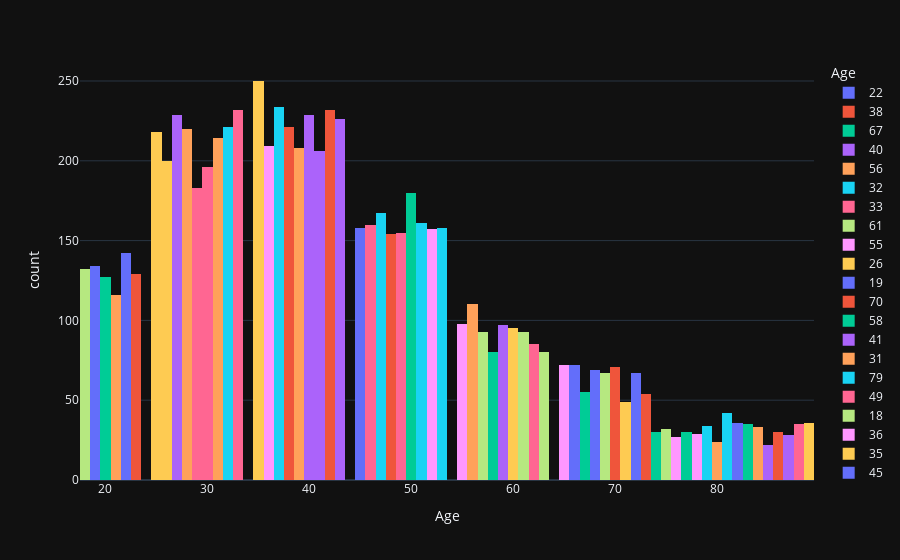

This figure's notebook cell:
### Code cell
fig2 = px.histogram(data,x='Age',color='Age',template='plotly_dark')
fig2.show()

### Figure 1 — Plotly figure (JSON) as saved in the notebook; plotly's stock layout.template omitted (floating-point values rounded to 4 significant figures; data arrays with more than 128 entries replaced by an {"elided": "..."} marker saying what was removed)
{"data": [{"alignmentgroup": "True", "bingroup": "x", "hovertemplate": "Age=%{x}<br>count=%{y}<extra></extra>", "legendgroup": "22", "marker": {"color": "#636efa", "pattern": {"shape": ""}}, "name": "22", "offsetgroup": "22", "orientation": "v", "showlegend": true, "type": "histogram", "x": {"elided": "142 int values"}, "xaxis": "x", "yaxis": "y"}, {"alignmentgroup": "True", "bingroup": "x", "hovertemplate": "Age=%{x}<br>count=%{y}<extra></extra>", "legendgroup": "38", "marker": {"color": "#EF553B", "pattern": {"shape": ""}}, "name": "38", "offsetgroup": "38", "orientation": "v", "showlegend": true, "type": "histogram", "x": {"elided": "221 int values"}, "xaxis": "x", "yaxis": "y"}, {"alignmentgroup": "True", "bingroup": "x", "hovertemplate": "Age=%{x}<br>count=%{y}<extra></extra>", "legendgroup": "67", "marker": {"color": "#00cc96", "pattern": {"shape": ""}}, "name": "67", "offsetgroup": "67", "orientation": "v", "showlegend": true, "type": "histogram", "x": [67, 67, 67, 67, 67, 67, 67, 67, 67, 67, 67, 67, 67, 67, 67, 67, 67, 67, 67, 67, 67, 67, 67, 67, 67, 67, 67, 67, 67, 67, 67, 67, 67, 67, 67, 67, 67, 67, 67, 67, 67, 67, 67, 67, 67, 67, 67, 67, 67, 67, 67, 67, 67, 67, 67], "xaxis": "x", "yaxis": "y"}, {"alignmentgroup": "True", "bingroup": "x", "hovertemplate": "Age=%{x}<br>count=%{y}<extra></extra>", "legendgroup": "40", "marker": {"color": "#ab63fa", "pattern": {"shape": ""}}, "name": "40", "offsetgroup": "40", "orientation": "v", "showlegend": true, "type": "histogram", "x": {"elided": "229 int values"}, "xaxis": "x", "yaxis": "y"}, {"alignmentgroup": "True", "bingroup": "x", "hovertemplate": "Age=%{x}<br>count=%{y}<extra></extra>", "legendgroup": "56", "marker": {"color": "#FFA15A", "pattern": {"shape": ""}}, "name": "56", "offsetgroup": "56", "orientation": "v", "showlegend": true, "type": "histogram", "x": [56, 56, 56, 56, 56, 56, 56, 56, 56, 56, 56, 56, 56, 56, 56, 56, 56, 56, 56, 56, 56, 56, 56, 56, 56, 56, 56, 56, 56, 56, 56, 56, 56, 56, 56, 56, 56, 56, 56, 56, 56, 56, 56, 56, 56, 56, 56, 56, 56, 56, 56, 56, 56, 56, 56, 56, 56, 56, 56, 56, 56, 56, 56, 56, 56, 56, 56, 56, 56, 56, 56, 56, 56, 56, 56, 56, 56, 56, 56, 56, 56, 56, 56, 56, 56, 56, 56, 56, 56, 56, 56, 56, 56, 56, 56, 56, 56, 56, 56, 56, 56, 56, 56, 56, 56, 56, 56, 56, 56, 56], "xaxis": "x", "yaxis": "y"}, {"alignmentgroup": "True", "bingroup": "x", "hovertemplate": "Age=%{x}<br>count=%{y}<extra></extra>", "legendgroup": "32", "marker": {"color": "#19d3f3", "pattern": {"shape": ""}}, "name": "32", "offsetgroup": "32", "orientation": "v", "showlegend": true, "type": "histogram", "x": {"elided": "221 int values"}, "xaxis": "x", "yaxis": "y"}, {"alignmentgroup": "True", "bingroup": "x", "hovertemplate": "Age=%{x}<br>count=%{y}<extra></extra>", "legendgroup": "33", "marker": {"color": "#FF6692", "pattern": {"shape": ""}}, "name": "33", "offsetgroup": "33", "orientation": "v", "showlegend": true, "type": "histogram", "x": {"elided": "232 int values"}, "xaxis": "x", "yaxis": "y"}, {"alignmentgroup": "True", "bingroup": "x", "hovertemplate": "Age=%{x}<br>count=%{y}<extra></extra>", "legendgroup": "61", "marker": {"color": "#B6E880", "pattern": {"shape": ""}}, "name": "61", "offsetgroup": "61", "orientation": "v", "showlegend": true, "type": "histogram", "x": [61, 61, 61, 61, 61, 61, 61, 61, 61, 61, 61, 61, 61, 61, 61, 61, 61, 61, 61, 61, 61, 61, 61, 61, 61, 61, 61, 61, 61, 61, 61, 61, 61, 61, 61, 61, 61, 61, 61, 61, 61, 61, 61, 61, 61, 61, 61, 61, 61, 61, 61, 61, 61, 61, 61, 61, 61, 61, 61, 61, 61, 61, 61, 61, 61, 61, 61, 61, 61, 61, 61, 61, 61, 61, 61, 61, 61, 61, 61, 61, 61, 61, 61, 61, 61, 61, 61, 61, 61, 61, 61, 61, 61], "xaxis": "x", "yaxis": "y"}, {"alignmentgroup": "True", "bingroup": "x", "hovertemplate": "Age=%{x}<br>count=%{y}<extra></extra>", "legendgroup": "55", "marker": {"color": "#FF97FF", "pattern": {"shape": ""}}, "name": "55", "offsetgroup": "55", "orientation": "v", "showlegend": true, "type": "histogram", "x": [55, 55, 55, 55, 55, 55, 55, 55, 55, 55, 55, 55, 55, 55, 55, 55, 55, 55, 55, 55, 55, 55, 55, 55, 55, 55, 55, 55, 55, 55, 55, 55, 55, 55, 55, 55, 55, 55, 55, 55, 55, 55, 55, 55, 55, 55, 55, 55, 55, 55, 55, 55, 55, 55, 55, 55, 55, 55, 55, 55, 55, 55, 55, 55, 55, 55, 55, 55, 55, 55, 55, 55, 55, 55, 55, 55, 55, 55, 55, 55, 55, 55, 55, 55, 55, 55, 55, 55, 55, 55, 55, 55, 55, 55, 55, 55, 55, 55], "xaxis": "x", "yaxis": "y"}, {"alignmentgroup": "True", "bingroup": "x", "hovertemplate": "Age=%{x}<br>count=%{y}<extra></extra>", "legendgroup": "26", "marker": {"color": "#FECB52", "pattern": {"shape": ""}}, "name": "26", "offsetgroup": "26", "orientation": "v", "showlegend": true, "type": "histogram", "x": {"elided": "200 int values"}, "xaxis": "x", "yaxis": "y"}, {"alignmentgroup": "True", "bingroup": "x", "hovertemplate": "Age=%{x}<br>count=%{y}<extra></extra>", "legendgroup": "19", "marker": {"color": "#636efa", "pattern": {"shape": ""}}, "name": "19", "offsetgroup": "19", "orientation": "v", "showlegend": true, "type": "histogram", "x": {"elided": "134 int values"}, "xaxis": "x", "yaxis": "y"}, {"alignmentgroup": "True", "bingroup": "x", "hovertemplate": "Age=%{x}<br>count=%{y}<extra></extra>", "legendgroup": "70", "marker": {"color": "#EF553B", "pattern": {"shape": ""}}, "name": "70", "offsetgroup": "70", "orientation": "v", "showlegend": true, "type": "histogram", "x": [70, 70, 70, 70, 70, 70, 70, 70, 70, 70, 70, 70, 70, 70, 70, 70, 70, 70, 70, 70, 70, 70, 70, 70, 70, 70, 70, 70, 70, 70, 70, 70, 70, 70, 70, 70, 70, 70, 70, 70, 70, 70, 70, 70, 70, 70, 70, 70, 70, 70, 70, 70, 70, 70, 70, 70, 70, 70, 70, 70, 70, 70, 70, 70, 70, 70, 70, 70, 70, 70, 70], "xaxis": "x", "yaxis": "y"}, {"alignmentgroup": "True", "bingroup": "x", "hovertemplate": "Age=%{x}<br>count=%{y}<extra></extra>", "legendgroup": "58", "marker": {"color": "#00cc96", "pattern": {"shape": ""}}, "name": "58", "offsetgroup": "58", "orientation": "v", "showlegend": true, "type": "histogram", "x": [58, 58, 58, 58, 58, 58, 58, 58, 58, 58, 58, 58, 58, 58, 58, 58, 58, 58, 58, 58, 58, 58, 58, 58, 58, 58, 58, 58, 58, 58, 58, 58, 58, 58, 58, 58, 58, 58, 58, 58, 58, 58, 58, 58, 58, 58, 58, 58, 58, 58, 58, 58, 58, 58, 58, 58, 58, 58, 58, 58, 58, 58, 58, 58, 58, 58, 58, 58, 58, 58, 58, 58, 58, 58, 58, 58, 58, 58, 58, 58], "xaxis": "x", "yaxis": "y"}, {"alignmentgroup": "True", "bingroup": "x", "hovertemplate": "Age=%{x}<br>count=%{y}<extra></extra>", "legendgroup": "41", "marker": {"color": "#ab63fa", "pattern": {"shape": ""}}, "name": "41", "offsetgroup": "41", "orientation": "v", "showlegend": true, "type": "histogram", "x": {"elided": "206 int values"}, "xaxis": "x", "yaxis": "y"}, {"alignmentgroup": "True", "bingroup": "x", "hovertemplate": "Age=%{x}<br>count=%{y}<extra></extra>", "legendgroup": "31", "marker": {"color": "#FFA15A", "pattern": {"shape": ""}}, "name": "31", "offsetgroup": "31", "orientation": "v", "showlegend": true, "type": "histogram", "x": {"elided": "214 int values"}, "xaxis": "x", "yaxis": "y"}, {"alignmentgroup": "True", "bingroup": "x", "hovertemplate": "Age=%{x}<br>count=%{y}<extra></extra>", "legendgroup": "79", "marker": {"color": "#19d3f3", "pattern": {"shape": ""}}, "name": "79", "offsetgroup": "79", "orientation": "v", "showlegend": true, "type": "histogram", "x": [79, 79, 79, 79, 79, 79, 79, 79, 79, 79, 79, 79, 79, 79, 79, 79, 79, 79, 79, 79, 79, 79, 79, 79, 79, 79, 79, 79, 79, 79, 79, 79, 79, 79], "xaxis": "x", "yaxis": "y"}, {"alignmentgroup": "True", "bingroup": "x", "hovertemplate": "Age=%{x}<br>count=%{y}<extra></extra>", "legendgroup": "49", "marker": {"color": "#FF6692", "pattern": {"shape": ""}}, "name": "49", "offsetgroup": "49", "orientation": "v", "showlegend": true, "type": "histogram", "x": {"elided": "155 int values"}, "xaxis": "x", "yaxis": "y"}, {"alignmentgroup": "True", "bingroup": "x", "hovertemplate": "Age=%{x}<br>count=%{y}<extra></extra>", "legendgroup": "18", "marker": {"color": "#B6E880", "pattern": {"shape": ""}}, "name": "18", "offsetgroup": "18", "orientation": "v", "showlegend": true, "type": "histogram", "x": {"elided": "132 int values"}, "xaxis": "x", "yaxis": "y"}, {"alignmentgroup": "True", "bingroup": "x", "hovertemplate": "Age=%{x}<br>count=%{y}<extra></extra>", "legendgroup": "36", "marker": {"color": "#FF97FF", "pattern": {"shape": ""}}, "name": "36", "offsetgroup": "36", "orientation": "v", "showlegend": true, "type": "histogram", "x": {"elided": "209 int values"}, "xaxis": "x", "yaxis": "y"}, {"alignmentgroup": "True", "bingroup": "x", "hovertemplate": "Age=%{x}<br>count=%{y}<extra></extra>", "legendgroup": "35", "marker": {"color": "#FECB52", "pattern": {"shape": ""}}, "name": "35", "offsetgroup": "35", "orientation": "v", "showlegend": true, "type": "histogram", "x": {"elided": "250 int values"}, "xaxis": "x", "yaxis": "y"}, {"alignmentgroup": "True", "bingroup": "x", "hovertemplate": "Age=%{x}<br>count=%{y}<extra></extra>", "legendgroup": "45", "marker": {"color": "#636efa", "pattern": {"shape": ""}}, "name": "45", "offsetgroup": "45", "orientation": "v", "showlegend": true, "type": "histogram", "x": {"elided": "158 int values"}, "xaxis": "x", "yaxis": "y"}, {"alignmentgroup": "True", "bingroup": "x", "hovertemplate": "Age=%{x}<br>count=%{y}<extra></extra>", "legendgroup": "42", "marker": {"color": "#EF553B", "pattern": {"shape": ""}}, "name": "42", "offsetgroup": "42", "orientation": "v", "showlegend": true, "type": "histogram", "x": {"elided": "232 int values"}, "xaxis": "x", "yaxis": "y"}, {"alignmentgroup": "True", "bingroup": "x", "hovertemplate": "Age=%{x}<br>count=%{y}<extra></extra>", "legendgroup": "83", "marker": {"color": "#00cc96", "pattern": {"shape": ""}}, "name": "83", "offsetgroup": "83", "orientation": "v", "showlegend": true, "type": "histogram", "x": [83, 83, 83, 83, 83, 83, 83, 83, 83, 83, 83, 83, 83, 83, 83, 83, 83, 83, 83, 83, 83, 83, 83, 83, 83, 83, 83, 83, 83, 83, 83, 83, 83, 83, 83], "xaxis": "x", "yaxis": "y"}, {"alignmentgroup": "True", "bingroup": "x", "hovertemplate": "Age=%{x}<br>count=%{y}<extra></extra>", "legendgroup": "27", "marker": {"color": "#ab63fa", "pattern": {"shape": ""}}, "name": "27", "offsetgroup": "27", "orientation": "v", "showlegend": true, "type": "histogram", "x": {"elided": "229 int values"}, "xaxis": "x", "yaxis": "y"}, {"alignmentgroup": "True", "bingroup": "x", "hovertemplate": "Age=%{x}<br>count=%{y}<extra></extra>", "legendgroup": "28", "marker": {"color": "#FFA15A", "pattern": {"shape": ""}}, "name": "28", "offsetgroup": "28", "orientation": "v", "showlegend": true, "type": "histogram", "x": {"elided": "220 int values"}, "xaxis": "x", "yaxis": "y"}, {"alignmentgroup": "True", "bingroup": "x", "hovertemplate": "Age=%{x}<br>count=%{y}<extra></extra>", "legendgroup": "47", "marker": {"color": "#19d3f3", "pattern": {"shape": ""}}, "name": "47", "offsetgroup": "47", "orientation": "v", "showlegend": true, "type": "histogram", "x": {"elided": "167 int values"}, "xaxis": "x", "yaxis": "y"}, {"alignmentgroup": "True", "bingroup": "x", "hovertemplate": "Age=%{x}<br>count=%{y}<extra></extra>", "legendgroup": "29", "marker": {"color": "#FF6692", "pattern": {"shape": ""}}, "name": "29", "offsetgroup": "29", "orientation": "v", "showlegend": true, "type": "histogram", "x": {"elided": "183 int values"}, "xaxis": "x", "yaxis": "y"}, {"alignmentgroup": "True", "bingroup": "x", "hovertemplate": "Age=%{x}<br>count=%{y}<extra></extra>", "legendgroup": "57", "marker": {"color": "#B6E880", "pattern": {"shape": ""}}, "name": "57", "offsetgroup": "57", "orientation": "v", "showlegend": true, "type": "histogram", "x": [57, 57, 57, 57, 57, 57, 57, 57, 57, 57, 57, 57, 57, 57, 57, 57, 57, 57, 57, 57, 57, 57, 57, 57, 57, 57, 57, 57, 57, 57, 57, 57, 57, 57, 57, 57, 57, 57, 57, 57, 57, 57, 57, 57, 57, 57, 57, 57, 57, 57, 57, 57, 57, 57, 57, 57, 57, 57, 57, 57, 57, 57, 57, 57, 57, 57, 57, 57, 57, 57, 57, 57, 57, 57, 57, 57, 57, 57, 57, 57, 57, 57, 57, 57, 57, 57, 57, 57, 57, 57, 57, 57, 57], "xaxis": "x", "yaxis": "y"}, {"alignmentgroup": "True", "bingroup": "x", "hovertemplate": "Age=%{x}<br>count=%{y}<extra></extra>", "legendgroup": "76", "marker": {"color": "#FF97FF", "pattern": {"shape": ""}}, "name": "76", "offsetgroup": "76", "orientation": "v", "showlegend": true, "type": "histogram", "x": [76, 76, 76, 76, 76, 76, 76, 76, 76, 76, 76, 76, 76, 76, 76, 76, 76, 76, 76, 76, 76, 76, 76, 76, 76, 76, 76], "xaxis": "x", "yaxis": "y"}, {"alignmentgroup": "True", "bingroup": "x", "hovertemplate": "Age=%{x}<br>count=%{y}<extra></extra>", "legendgroup": "25", "marker": {"color": "#FECB52", "pattern": {"shape": ""}}, "name": "25", "offsetgroup": "25", "orientation": "v", "showlegend": true, "type": "histogram", "x": {"elided": "218 int values"}, "xaxis": "x", "yaxis": "y"}, {"alignmentgroup": "True", "bingroup": "x", "hovertemplate": "Age=%{x}<br>count=%{y}<extra></extra>", "legendgroup": "72", "marker": {"color": "#636efa", "pattern": {"shape": ""}}, "name": "72", "offsetgroup": "72", "orientation": "v", "showlegend": true, "type": "histogram", "x": [72, 72, 72, 72, 72, 72, 72, 72, 72, 72, 72, 72, 72, 72, 72, 72, 72, 72, 72, 72, 72, 72, 72, 72, 72, 72, 72, 72, 72, 72, 72, 72, 72, 72, 72, 72, 72, 72, 72, 72, 72, 72, 72, 72, 72, 72, 72, 72, 72, 72, 72, 72, 72, 72, 72, 72, 72, 72, 72, 72, 72, 72, 72, 72, 72, 72, 72], "xaxis": "x", "yaxis": "y"}, {"alignmentgroup": "True", "bingroup": "x", "hovertemplate": "Age=%{x}<br>count=%{y}<extra></extra>", "legendgroup": "48", "marker": {"color": "#EF553B", "pattern": {"shape": ""}}, "name": "48", "offsetgroup": "48", "orientation": "v", "showlegend": true, "type": "histogram", "x": {"elided": "154 int values"}, "xaxis": "x", "yaxis": "y"}, {"alignmentgroup": "True", "bingroup": "x", "hovertemplate": "Age=%{x}<br>count=%{y}<extra></extra>", "legendgroup": "74", "marker": {"color": "#00cc96", "pattern": {"shape": ""}}, "name": "74", "offsetgroup": "74", "orientation": "v", "showlegend": true, "type": "histogram", "x": [74, 74, 74, 74, 74, 74, 74, 74, 74, 74, 74, 74, 74, 74, 74, 74, 74, 74, 74, 74, 74, 74, 74, 74, 74, 74, 74, 74, 74, 74], "xaxis": "x", "yaxis": "y"}, {"alignmentgroup": "True", "bingroup": "x", "hovertemplate": "Age=%{x}<br>count=%{y}<extra></extra>", "legendgroup": "59", "marker": {"color": "#ab63fa", "pattern": {"shape": ""}}, "name": "59", "offsetgroup": "59", "orientation": "v", "showlegend": true, "type": "histogram", "x": [59, 59, 59, 59, 59, 59, 59, 59, 59, 59, 59, 59, 59, 59, 59, 59, 59, 59, 59, 59, 59, 59, 59, 59, 59, 59, 59, 59, 59, 59, 59, 59, 59, 59, 59, 59, 59, 59, 59, 59, 59, 59, 59, 59, 59, 59, 59, 59, 59, 59, 59, 59, 59, 59, 59, 59, 59, 59, 59, 59, 59, 59, 59, 59, 59, 59, 59, 59, 59, 59, 59, 59, 59, 59, 59, 59, 59, 59, 59, 59, 59, 59, 59, 59, 59, 59, 59, 59, 59, 59, 59, 59, 59, 59, 59, 59, 59], "xaxis": "x", "yaxis": "y"}, {"alignmentgroup": "True", "bingroup": "x", "hovertemplate": "Age=%{x}<br>count=%{y}<extra></extra>", "legendgroup": "39", "marker": {"color": "#FFA15A", "pattern": {"shape": ""}}, "name": "39", "offsetgroup": "39", "orientation": "v", "showlegend": true, "type": "histogram", "x": {"elided": "208 int values"}, "xaxis": "x", "yaxis": "y"}, {"alignmentgroup": "True", "bingroup": "x", "hovertemplate": "Age=%{x}<br>count=%{y}<extra></extra>", "legendgroup": "51", "marker": {"color": "#19d3f3", "pattern": {"shape": ""}}, "name": "51", "offsetgroup": "51", "orientation": "v", "showlegend": true, "type": "histogram", "x": {"elided": "161 int values"}, "xaxis": "x", "yaxis": "y"}, {"alignmentgroup": "True", "bingroup": "x", "hovertemplate": "Age=%{x}<br>count=%{y}<extra></extra>", "legendgroup": "30", "marker": {"color": "#FF6692", "pattern": {"shape": ""}}, "name": "30", "offsetgroup": "30", "orientation": "v", "showlegend": true, "type": "histogram", "x": {"elided": "196 int values"}, "xaxis": "x", "yaxis": "y"}, {"alignmentgroup": "True", "bingroup": "x", "hovertemplate": "Age=%{x}<br>count=%{y}<extra></extra>", "legendgroup": "63", "marker": {"color": "#B6E880", "pattern": {"shape": ""}}, "name": "63", "offsetgroup": "63", "orientation": "v", "showlegend": true, "type": "histogram", "x": [63, 63, 63, 63, 63, 63, 63, 63, 63, 63, 63, 63, 63, 63, 63, 63, 63, 63, 63, 63, 63, 63, 63, 63, 63, 63, 63, 63, 63, 63, 63, 63, 63, 63, 63, 63, 63, 63, 63, 63, 63, 63, 63, 63, 63, 63, 63, 63, 63, 63, 63, 63, 63, 63, 63, 63, 63, 63, 63, 63, 63, 63, 63, 63, 63, 63, 63, 63, 63, 63, 63, 63, 63, 63, 63, 63, 63, 63, 63, 63], "xaxis": "x", "yaxis": "y"}, {"alignmentgroup": "True", "bingroup": "x", "hovertemplate": "Age=%{x}<br>count=%{y}<extra></extra>", "legendgroup": "52", "marker": {"color": "#FF97FF", "pattern": {"shape": ""}}, "name": "52", "offsetgroup": "52", "orientation": "v", "showlegend": true, "type": "histogram", "x": {"elided": "157 int values"}, "xaxis": "x", "yaxis": "y"}, {"alignmentgroup": "True", "bingroup": "x", "hovertemplate": "Age=%{x}<br>count=%{y}<extra></extra>", "legendgroup": "60", "marker": {"color": "#FECB52", "pattern": {"shape": ""}}, "name": "60", "offsetgroup": "60", "orientation": "v", "showlegend": true, "type": "histogram", "x": [60, 60, 60, 60, 60, 60, 60, 60, 60, 60, 60, 60, 60, 60, 60, 60, 60, 60, 60, 60, 60, 60, 60, 60, 60, 60, 60, 60, 60, 60, 60, 60, 60, 60, 60, 60, 60, 60, 60, 60, 60, 60, 60, 60, 60, 60, 60, 60, 60, 60, 60, 60, 60, 60, 60, 60, 60, 60, 60, 60, 60, 60, 60, 60, 60, 60, 60, 60, 60, 60, 60, 60, 60, 60, 60, 60, 60, 60, 60, 60, 60, 60, 60, 60, 60, 60, 60, 60, 60, 60, 60, 60, 60, 60, 60], "xaxis": "x", "yaxis": "y"}, {"alignmentgroup": "True", "bingroup": "x", "hovertemplate": "Age=%{x}<br>count=%{y}<extra></extra>", "legendgroup": "68", "marker": {"color": "#636efa", "pattern": {"shape": ""}}, "name": "68", "offsetgroup": "68", "orientation": "v", "showlegend": true, "type": "histogram", "x": [68, 68, 68, 68, 68, 68, 68, 68, 68, 68, 68, 68, 68, 68, 68, 68, 68, 68, 68, 68, 68, 68, 68, 68, 68, 68, 68, 68, 68, 68, 68, 68, 68, 68, 68, 68, 68, 68, 68, 68, 68, 68, 68, 68, 68, 68, 68, 68, 68, 68, 68, 68, 68, 68, 68, 68, 68, 68, 68, 68, 68, 68, 68, 68, 68, 68, 68, 68, 68], "xaxis": "x", "yaxis": "y"}, {"alignmentgroup": "True", "bingroup": "x", "hovertemplate": "Age=%{x}<br>count=%{y}<extra></extra>", "legendgroup": "86", "marker": {"color": "#EF553B", "pattern": {"shape": ""}}, "name": "86", "offsetgroup": "86", "orientation": "v", "showlegend": true, "type": "histogram", "x": [86, 86, 86, 86, 86, 86, 86, 86, 86, 86, 86, 86, 86, 86, 86, 86, 86, 86, 86, 86, 86, 86, 86, 86, 86, 86, 86, 86, 86, 86], "xaxis": "x", "yaxis": "y"}, {"alignmentgroup": "True", "bingroup": "x", "hovertemplate": "Age=%{x}<br>count=%{y}<extra></extra>", "legendgroup": "50", "marker": {"color": "#00cc96", "pattern": {"shape": ""}}, "name": "50", "offsetgroup": "50", "orientation": "v", "showlegend": true, "type": "histogram", "x": {"elided": "180 int values"}, "xaxis": "x", "yaxis": "y"}, {"alignmentgroup": "True", "bingroup": "x", "hovertemplate": "Age=%{x}<br>count=%{y}<extra></extra>", "legendgroup": "43", "marker": {"color": "#ab63fa", "pattern": {"shape": ""}}, "name": "43", "offsetgroup": "43", "orientation": "v", "showlegend": true, "type": "histogram", "x": {"elided": "226 int values"}, "xaxis": "x", "yaxis": "y"}, {"alignmentgroup": "True", "bingroup": "x", "hovertemplate": "Age=%{x}<br>count=%{y}<extra></extra>", "legendgroup": "80", "marker": {"color": "#FFA15A", "pattern": {"shape": ""}}, "name": "80", "offsetgroup": "80", "orientation": "v", "showlegend": true, "type": "histogram", "x": [80, 80, 80, 80, 80, 80, 80, 80, 80, 80, 80, 80, 80, 80, 80, 80, 80, 80, 80, 80, 80, 80, 80, 80], "xaxis": "x", "yaxis": "y"}, {"alignmentgroup": "True", "bingroup": "x", "hovertemplate": "Age=%{x}<br>count=%{y}<extra></extra>", "legendgroup": "37", "marker": {"color": "#19d3f3", "pattern": {"shape": ""}}, "name": "37", "offsetgroup": "37", "orientation": "v", "showlegend": true, "type": "histogram", "x": {"elided": "234 int values"}, "xaxis": "x", "yaxis": "y"}, {"alignmentgroup": "True", "bingroup": "x", "hovertemplate": "Age=%{x}<br>count=%{y}<extra></extra>", "legendgroup": "46", "marker": {"color": "#FF6692", "pattern": {"shape": ""}}, "name": "46", "offsetgroup": "46", "orientation": "v", "showlegend": true, "type": "histogram", "x": {"elided": "160 int values"}, "xaxis": "x", "yaxis": "y"}, {"alignmentgroup": "True", "bingroup": "x", "hovertemplate": "Age=%{x}<br>count=%{y}<extra></extra>", "legendgroup": "69", "marker": {"color": "#B6E880", "pattern": {"shape": ""}}, "name": "69", "offsetgroup": "69", "orientation": "v", "showlegend": true, "type": "histogram", "x": [69, 69, 69, 69, 69, 69, 69, 69, 69, 69, 69, 69, 69, 69, 69, 69, 69, 69, 69, 69, 69, 69, 69, 69, 69, 69, 69, 69, 69, 69, 69, 69, 69, 69, 69, 69, 69, 69, 69, 69, 69, 69, 69, 69, 69, 69, 69, 69, 69, 69, 69, 69, 69, 69, 69, 69, 69, 69, 69, 69, 69, 69, 69, 69, 69, 69, 69], "xaxis": "x", "yaxis": "y"}, {"alignmentgroup": "True", "bingroup": "x", "hovertemplate": "Age=%{x}<br>count=%{y}<extra></extra>", "legendgroup": "78", "marker": {"color": "#FF97FF", "pattern": {"shape": ""}}, "name": "78", "offsetgroup": "78", "orientation": "v", "showlegend": true, "type": "histogram", "x": [78, 78, 78, 78, 78, 78, 78, 78, 78, 78, 78, 78, 78, 78, 78, 78, 78, 78, 78, 78, 78, 78, 78, 78, 78, 78, 78, 78, 78], "xaxis": "x", "yaxis": "y"}, {"alignmentgroup": "True", "bingroup": "x", "hovertemplate": "Age=%{x}<br>count=%{y}<extra></extra>", "legendgroup": "71", "marker": {"color": "#FECB52", "pattern": {"shape": ""}}, "name": "71", "offsetgroup": "71", "orientation": "v", "showlegend": true, "type": "histogram", "x": [71, 71, 71, 71, 71, 71, 71, 71, 71, 71, 71, 71, 71, 71, 71, 71, 71, 71, 71, 71, 71, 71, 71, 71, 71, 71, 71, 71, 71, 71, 71, 71, 71, 71, 71, 71, 71, 71, 71, 71, 71, 71, 71, 71, 71, 71, 71, 71, 71], "xaxis": "x", "yaxis": "y"}, {"alignmentgroup": "True", "bingroup": "x", "hovertemplate": "Age=%{x}<br>count=%{y}<extra></extra>", "legendgroup": "82", "marker": {"color": "#636efa", "pattern": {"shape": ""}}, "name": "82", "offsetgroup": "82", "orientation": "v", "showlegend": true, "type": "histogram", "x": [82, 82, 82, 82, 82, 82, 82, 82, 82, 82, 82, 82, 82, 82, 82, 82, 82, 82, 82, 82, 82, 82, 82, 82, 82, 82, 82, 82, 82, 82, 82, 82, 82, 82, 82, 82], "xaxis": "x", "yaxis": "y"}, {"alignmentgroup": "True", "bingroup": "x", "hovertemplate": "Age=%{x}<br>count=%{y}<extra></extra>", "legendgroup": "23", "marker": {"color": "#EF553B", "pattern": {"shape": ""}}, "name": "23", "offsetgroup": "23", "orientation": "v", "showlegend": true, "type": "histogram", "x": {"elided": "129 int values"}, "xaxis": "x", "yaxis": "y"}, {"alignmentgroup": "True", "bingroup": "x", "hovertemplate": "Age=%{x}<br>count=%{y}<extra></extra>", "legendgroup": "20", "marker": {"color": "#00cc96", "pattern": {"shape": ""}}, "name": "20", "offsetgroup": "20", "orientation": "v", "showlegend": true, "type": "histogram", "x": [20, 20, 20, 20, 20, 20, 20, 20, 20, 20, 20, 20, 20, 20, 20, 20, 20, 20, 20, 20, 20, 20, 20, 20, 20, 20, 20, 20, 20, 20, 20, 20, 20, 20, 20, 20, 20, 20, 20, 20, 20, 20, 20, 20, 20, 20, 20, 20, 20, 20, 20, 20, 20, 20, 20, 20, 20, 20, 20, 20, 20, 20, 20, 20, 20, 20, 20, 20, 20, 20, 20, 20, 20, 20, 20, 20, 20, 20, 20, 20, 20, 20, 20, 20, 20, 20, 20, 20, 20, 20, 20, 20, 20, 20, 20, 20, 20, 20, 20, 20, 20, 20, 20, 20, 20, 20, 20, 20, 20, 20, 20, 20, 20, 20, 20, 20, 20, 20, 20, 20, 20, 20, 20, 20, 20, 20, 20], "xaxis": "x", "yaxis": "y"}, {"alignmentgroup": "True", "bingroup": "x", "hovertemplate": "Age=%{x}<br>count=%{y}<extra></extra>", "legendgroup": "85", "marker": {"color": "#ab63fa", "pattern": {"shape": ""}}, "name": "85", "offsetgroup": "85", "orientation": "v", "showlegend": true, "type": "histogram", "x": [85, 85, 85, 85, 85, 85, 85, 85, 85, 85, 85, 85, 85, 85, 85, 85, 85, 85, 85, 85, 85, 85], "xaxis": "x", "yaxis": "y"}, {"alignmentgroup": "True", "bingroup": "x", "hovertemplate": "Age=%{x}<br>count=%{y}<extra></extra>", "legendgroup": "21", "marker": {"color": "#FFA15A", "pattern": {"shape": ""}}, "name": "21", "offsetgroup": "21", "orientation": "v", "showlegend": true, "type": "histogram", "x": [21, 21, 21, 21, 21, 21, 21, 21, 21, 21, 21, 21, 21, 21, 21, 21, 21, 21, 21, 21, 21, 21, 21, 21, 21, 21, 21, 21, 21, 21, 21, 21, 21, 21, 21, 21, 21, 21, 21, 21, 21, 21, 21, 21, 21, 21, 21, 21, 21, 21, 21, 21, 21, 21, 21, 21, 21, 21, 21, 21, 21, 21, 21, 21, 21, 21, 21, 21, 21, 21, 21, 21, 21, 21, 21, 21, 21, 21, 21, 21, 21, 21, 21, 21, 21, 21, 21, 21, 21, 21, 21, 21, 21, 21, 21, 21, 21, 21, 21, 21, 21, 21, 21, 21, 21, 21, 21, 21, 21, 21, 21, 21, 21, 21, 21, 21], "xaxis": "x", "yaxis": "y"}, {"alignmentgroup": "True", "bingroup": "x", "hovertemplate": "Age=%{x}<br>count=%{y}<extra></extra>", "legendgroup": "53", "marker": {"color": "#19d3f3", "pattern": {"shape": ""}}, "name": "53", "offsetgroup": "53", "orientation": "v", "showlegend": true, "type": "histogram", "x": {"elided": "158 int values"}, "xaxis": "x", "yaxis": "y"}, {"alignmentgroup": "True", "bingroup": "x", "hovertemplate": "Age=%{x}<br>count=%{y}<extra></extra>", "legendgroup": "62", "marker": {"color": "#FF6692", "pattern": {"shape": ""}}, "name": "62", "offsetgroup": "62", "orientation": "v", "showlegend": true, "type": "histogram", "x": [62, 62, 62, 62, 62, 62, 62, 62, 62, 62, 62, 62, 62, 62, 62, 62, 62, 62, 62, 62, 62, 62, 62, 62, 62, 62, 62, 62, 62, 62, 62, 62, 62, 62, 62, 62, 62, 62, 62, 62, 62, 62, 62, 62, 62, 62, 62, 62, 62, 62, 62, 62, 62, 62, 62, 62, 62, 62, 62, 62, 62, 62, 62, 62, 62, 62, 62, 62, 62, 62, 62, 62, 62, 62, 62, 62, 62, 62, 62, 62, 62, 62, 62, 62, 62], "xaxis": "x", "yaxis": "y"}, {"alignmentgroup": "True", "bingroup": "x", "hovertemplate": "Age=%{x}<br>count=%{y}<extra></extra>", "legendgroup": "75", "marker": {"color": "#B6E880", "pattern": {"shape": ""}}, "name": "75", "offsetgroup": "75", "orientation": "v", "showlegend": true, "type": "histogram", "x": [75, 75, 75, 75, 75, 75, 75, 75, 75, 75, 75, 75, 75, 75, 75, 75, 75, 75, 75, 75, 75, 75, 75, 75, 75, 75, 75, 75, 75, 75, 75, 75], "xaxis": "x", "yaxis": "y"}, {"alignmentgroup": "True", "bingroup": "x", "hovertemplate": "Age=%{x}<br>count=%{y}<extra></extra>", "legendgroup": "65", "marker": {"color": "#FF97FF", "pattern": {"shape": ""}}, "name": "65", "offsetgroup": "65", "orientation": "v", "showlegend": true, "type": "histogram", "x": [65, 65, 65, 65, 65, 65, 65, 65, 65, 65, 65, 65, 65, 65, 65, 65, 65, 65, 65, 65, 65, 65, 65, 65, 65, 65, 65, 65, 65, 65, 65, 65, 65, 65, 65, 65, 65, 65, 65, 65, 65, 65, 65, 65, 65, 65, 65, 65, 65, 65, 65, 65, 65, 65, 65, 65, 65, 65, 65, 65, 65, 65, 65, 65, 65, 65, 65, 65, 65, 65, 65, 65], "xaxis": "x", "yaxis": "y"}, {"alignmentgroup": "True", "bingroup": "x", "hovertemplate": "Age=%{x}<br>count=%{y}<extra></extra>", "legendgroup": "89", "marker": {"color": "#FECB52", "pattern": {"shape": ""}}, "name": "89", "offsetgroup": "89", "orientation": "v", "showlegend": true, "type": "histogram", "x": [89, 89, 89, 89, 89, 89, 89, 89, 89, 89, 89, 89, 89, 89, 89, 89, 89, 89, 89, 89, 89, 89, 89, 89, 89, 89, 89, 89, 89, 89, 89, 89, 89, 89, 89, 89], "xaxis": "x", "yaxis": "y"}, {"alignmentgroup": "True", "bingroup": "x", "hovertemplate": "Age=%{x}<br>count=%{y}<extra></extra>", "legendgroup": "66", "marker": {"color": "#636efa", "pattern": {"shape": ""}}, "name": "66", "offsetgroup": "66", "orientation": "v", "showlegend": true, "type": "histogram", "x": [66, 66, 66, 66, 66, 66, 66, 66, 66, 66, 66, 66, 66, 66, 66, 66, 66, 66, 66, 66, 66, 66, 66, 66, 66, 66, 66, 66, 66, 66, 66, 66, 66, 66, 66, 66, 66, 66, 66, 66, 66, 66, 66, 66, 66, 66, 66, 66, 66, 66, 66, 66, 66, 66, 66, 66, 66, 66, 66, 66, 66, 66, 66, 66, 66, 66, 66, 66, 66, 66, 66, 66], "xaxis": "x", "yaxis": "y"}, {"alignmentgroup": "True", "bingroup": "x", "hovertemplate": "Age=%{x}<br>count=%{y}<extra></extra>", "legendgroup": "73", "marker": {"color": "#EF553B", "pattern": {"shape": ""}}, "name": "73", "offsetgroup": "73", "orientation": "v", "showlegend": true, "type": "histogram", "x": [73, 73, 73, 73, 73, 73, 73, 73, 73, 73, 73, 73, 73, 73, 73, 73, 73, 73, 73, 73, 73, 73, 73, 73, 73, 73, 73, 73, 73, 73, 73, 73, 73, 73, 73, 73, 73, 73, 73, 73, 73, 73, 73, 73, 73, 73, 73, 73, 73, 73, 73, 73, 73, 73], "xaxis": "x", "yaxis": "y"}, {"alignmentgroup": "True", "bingroup": "x", "hovertemplate": "Age=%{x}<br>count=%{y}<extra></extra>", "legendgroup": "77", "marker": {"color": "#00cc96", "pattern": {"shape": ""}}, "name": "77", "offsetgroup": "77", "orientation": "v", "showlegend": true, "type": "histogram", "x": [77, 77, 77, 77, 77, 77, 77, 77, 77, 77, 77, 77, 77, 77, 77, 77, 77, 77, 77, 77, 77, 77, 77, 77, 77, 77, 77, 77, 77, 77], "xaxis": "x", "yaxis": "y"}, {"alignmentgroup": "True", "bingroup": "x", "hovertemplate": "Age=%{x}<br>count=%{y}<extra></extra>", "legendgroup": "87", "marker": {"color": "#ab63fa", "pattern": {"shape": ""}}, "name": "87", "offsetgroup": "87", "orientation": "v", "showlegend": true, "type": "histogram", "x": [87, 87, 87, 87, 87, 87, 87, 87, 87, 87, 87, 87, 87, 87, 87, 87, 87, 87, 87, 87, 87, 87, 87, 87, 87, 87, 87, 87], "xaxis": "x", "yaxis": "y"}, {"alignmentgroup": "True", "bingroup": "x", "hovertemplate": "Age=%{x}<br>count=%{y}<extra></extra>", "legendgroup": "84", "marker": {"color": "#FFA15A", "pattern": {"shape": ""}}, "name": "84", "offsetgroup": "84", "orientation": "v", "showlegend": true, "type": "histogram", "x": [84, 84, 84, 84, 84, 84, 84, 84, 84, 84, 84, 84, 84, 84, 84, 84, 84, 84, 84, 84, 84, 84, 84, 84, 84, 84, 84, 84, 84, 84, 84, 84, 84], "xaxis": "x", "yaxis": "y"}, {"alignmentgroup": "True", "bingroup": "x", "hovertemplate": "Age=%{x}<br>count=%{y}<extra></extra>", "legendgroup": "81", "marker": {"color": "#19d3f3", "pattern": {"shape": ""}}, "name": "81", "offsetgroup": "81", "orientation": "v", "showlegend": true, "type": "histogram", "x": [81, 81, 81, 81, 81, 81, 81, 81, 81, 81, 81, 81, 81, 81, 81, 81, 81, 81, 81, 81, 81, 81, 81, 81, 81, 81, 81, 81, 81, 81, 81, 81, 81, 81, 81, 81, 81, 81, 81, 81, 81, 81], "xaxis": "x", "yaxis": "y"}, {"alignmentgroup": "True", "bingroup": "x", "hovertemplate": "Age=%{x}<br>count=%{y}<extra></extra>", "legendgroup": "88", "marker": {"color": "#FF6692", "pattern": {"shape": ""}}, "name": "88", "offsetgroup": "88", "orientation": "v", "showlegend": true, "type": "histogram", "x": [88, 88, 88, 88, 88, 88, 88, 88, 88, 88, 88, 88, 88, 88, 88, 88, 88, 88, 88, 88, 88, 88, 88, 88, 88, 88, 88, 88, 88, 88, 88, 88, 88, 88, 88], "xaxis": "x", "yaxis": "y"}], "layout": {"barmode": "relative", "legend": {"title": {"text": "Age"}, "tracegroupgap": 0}, "margin": {"t": 60}, "xaxis": {"anchor": "y", "categoryarray": [22, 38, 67, 40, 56, 32, 33, 61, 55, 26, 19, 70, 58, 41, 31, 79, 49, 18, 36, 35, 45, 42, 83, 27, 28, 47, 29, 57, 76, 25, 72, 48, 74, 59, 39, 51, 30, 63, 52, 60, 68, 86, 50, 43, 80, 37, 46, 69, 78, 71, 82, 23, 20, 85, 21, 53, 62, 75, 65, 89, 66, 73, 77, 87, 84, 81, 88], "categoryorder": "array", "domain": [0, 1], "title": {"text": "Age"}}, "yaxis": {"anchor": "x", "domain": [0, 1], "title": {"text": "count"}}}}
